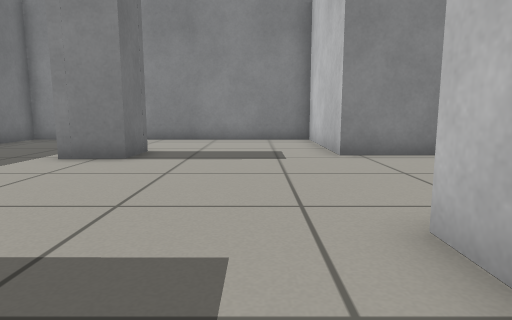
view 1 (above)

12 first-person views from a walk through a world built for the Gazebo simulator. The camera is 0.5 m above the floor, tilts 8° down and sees 75° across. The floor is counted in squares, 0.5 m on a side. Each view is taken from the middle of a square. On the plan, view 1 faces up. The plan holds only what a view shows up to about 12 squares ahead; the rest is blank.

view 2
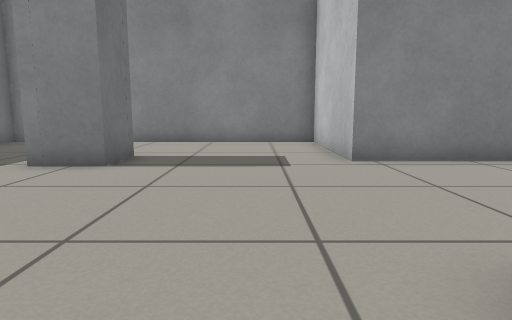

view 3
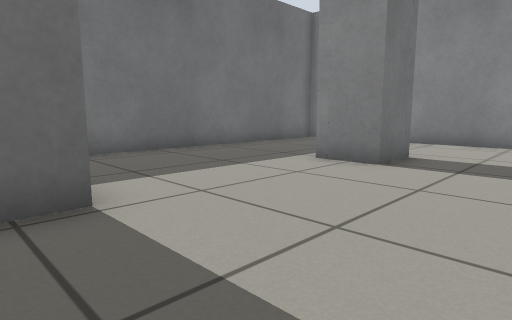

view 4
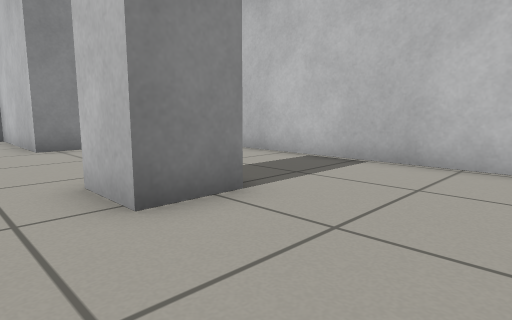

view 5
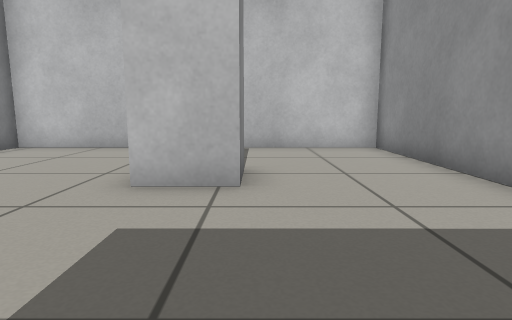

view 6
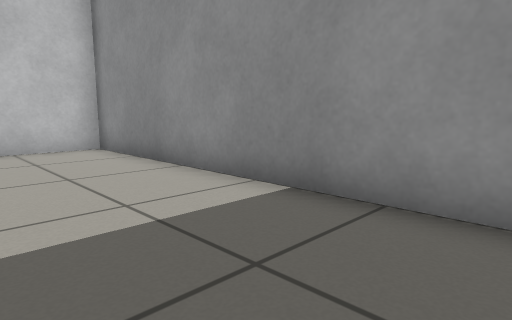

view 7
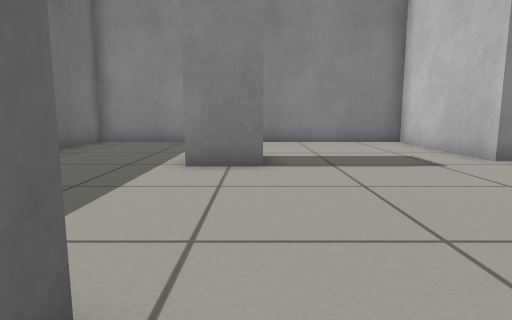

view 8
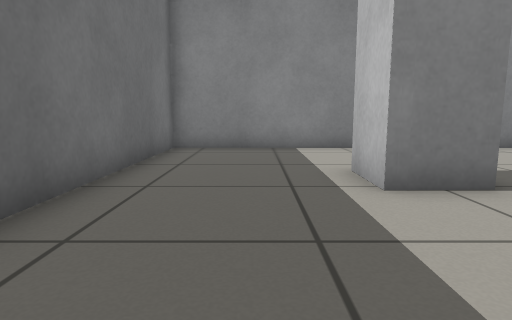

view 9
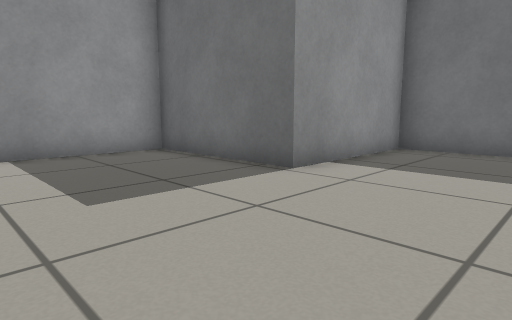

view 10
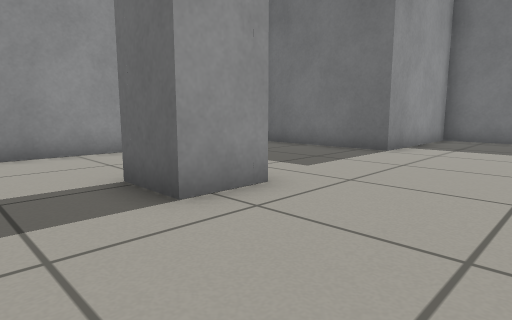

view 11
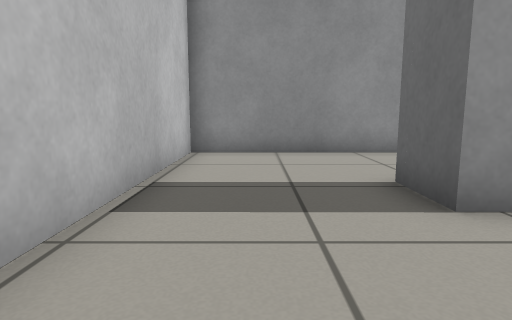

view 12
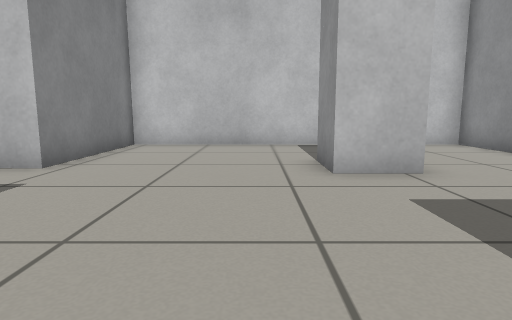

### Floor plan
Points are (right, up) in squares from view 1. A wall is a line through its corners. A room is listed if a view was taken in it or the views show most of it. See-through windows are left out.
Room 1 (views 1, 2, 3, 4, 5, 6, 7, 8, 9, 10, 11, 12)
walls: (1.5, 2.7) (3, 2.7) (3, 1.2) (1.5, 1.2) (1.5, 2.7); (-3.7, 2.2) (-3.7, -2.5) (6.7, -2.5) (6.7, 7.9) (2, 7.9) (2, 12.6) (-8.4, 12.6) (-8.4, 2.2) (-3.7, 2.2); (-2.9, 8.8) (-2.9, 7.3) (-4.3, 7.2) (-4.3, 8.8)

Positions as (right, up) in squares from view 1, and headings:
1: (0, 0), facing up
2: (0, 1), facing up
3: (0, 1), facing up-left
4: (0, -2), facing up-right
5: (-3, 1), facing right
6: (-3, 1), facing down-right
7: (-3, 1), facing up
8: (-6, 3), facing up
9: (1, 6), facing down-left
10: (5, 6), facing down-left
11: (5, 6), facing down
12: (-4, 4), facing right
